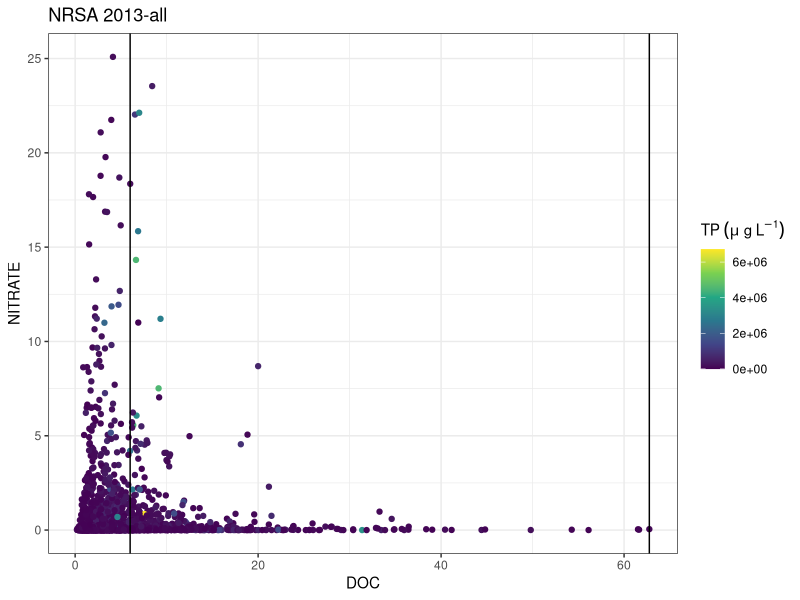
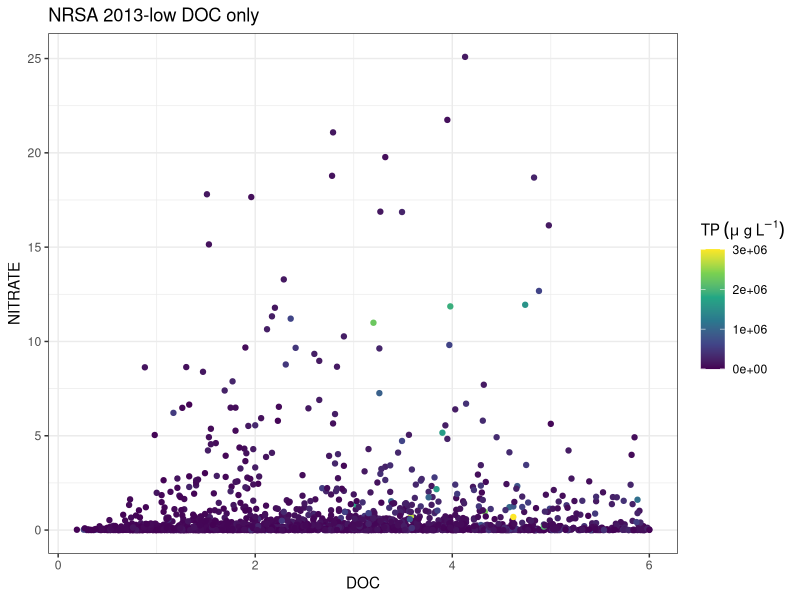
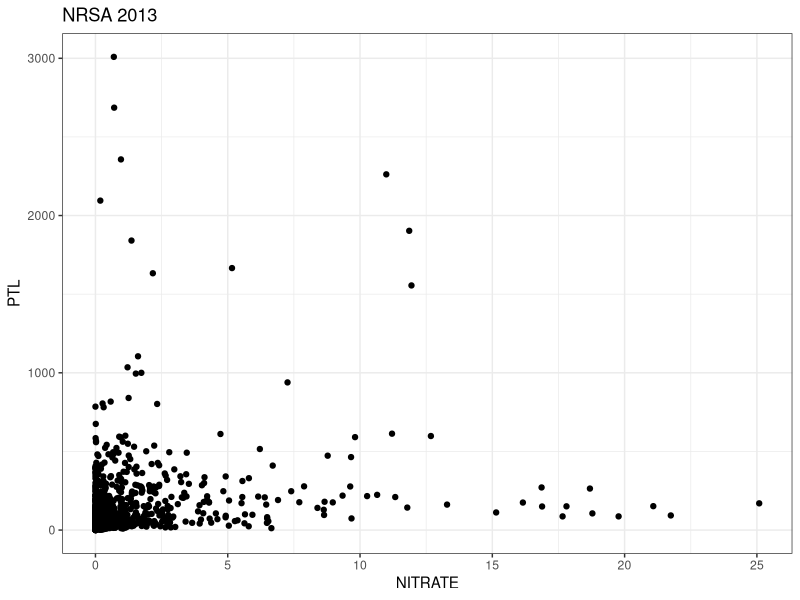
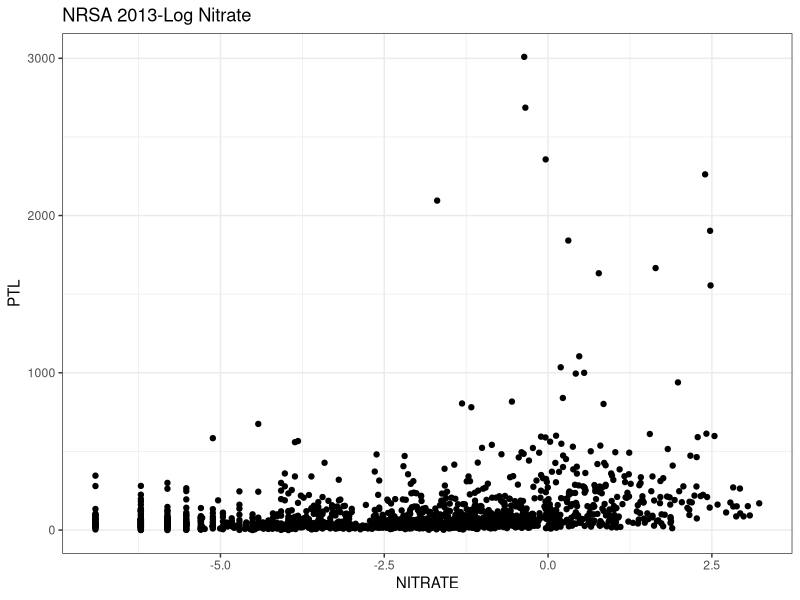
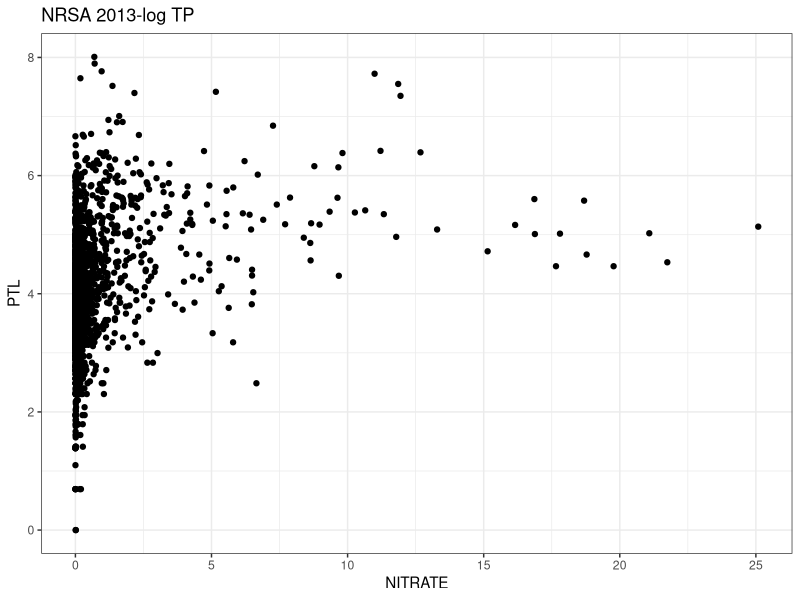
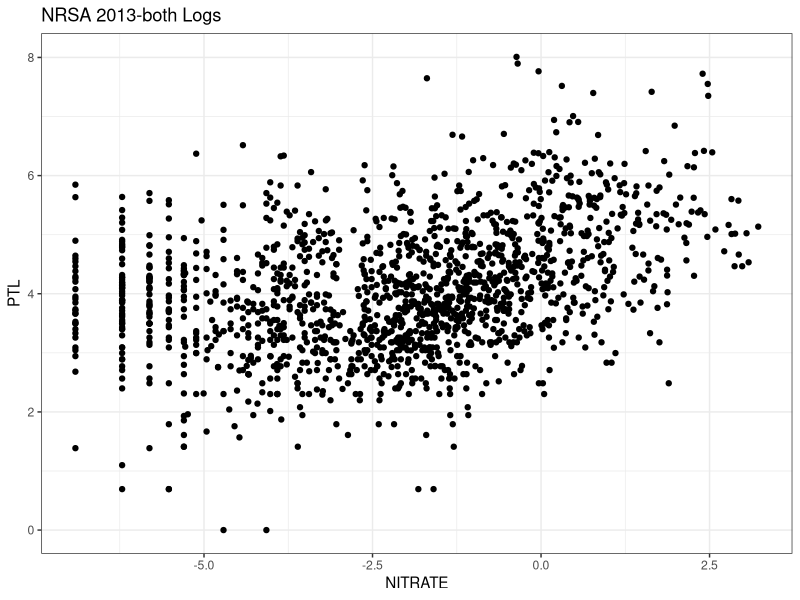
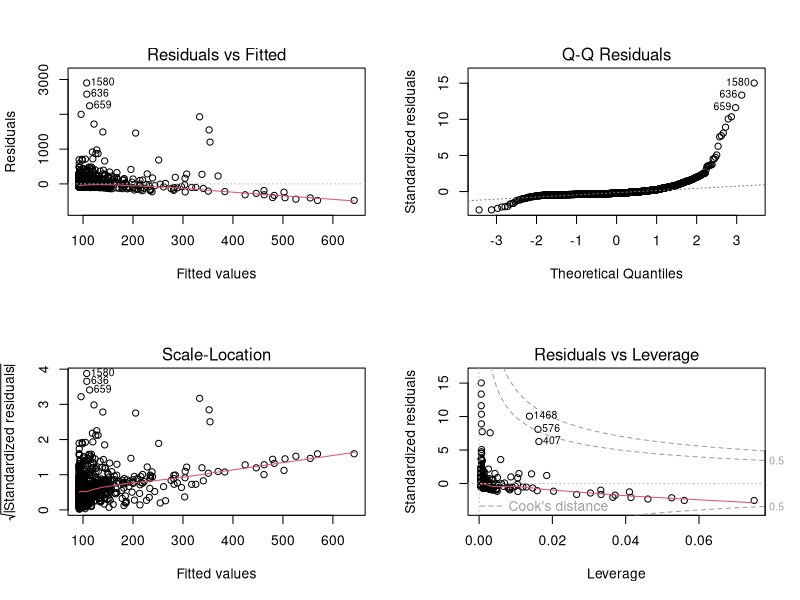
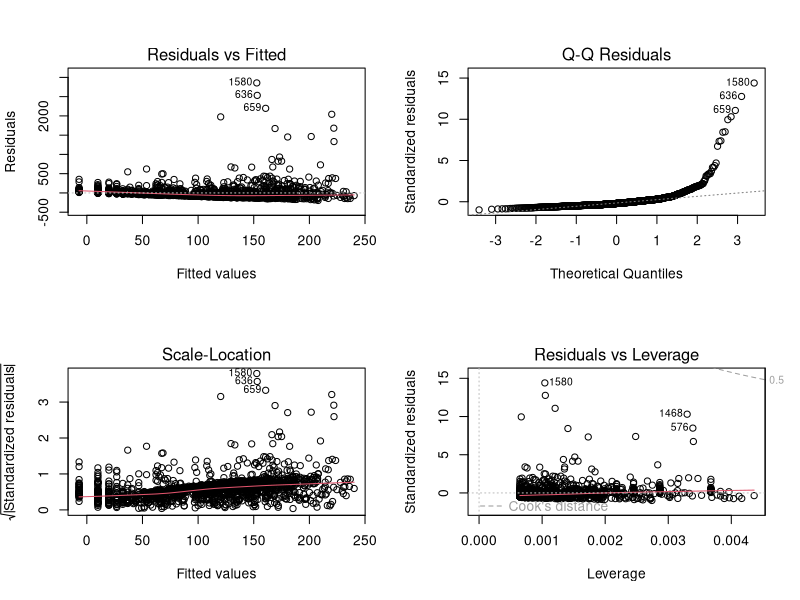

Write R code to recreate these figures, in order.
## ---- chunk 1
knitr::opts_chunk$set(echo = TRUE)

library(ggplot2)
library(tidyverse)

setwd("~/STOICH.Aim1/Code/SWulfing")


ggplotRegression <- function (fit) {
  
  require(ggplot2)
  
  ggplot(fit$model, aes_string(x = names(fit$model)[2], y = names(fit$model)[1])) + 
    geom_point() +
    stat_smooth(method = "lm", col = "red") +
    labs(title = paste("Adj R2 = ",signif(summary(fit)$adj.r.squared, 5),
                       "Intercept =",signif(fit$coef[[1]],5 ),
                       " Slope =",signif(fit$coef[[2]], 5),
                       " P =",signif(summary(fit)$coef[2,4], 5)))
}

test_data <- data.frame(read.csv("ChemData_NLArs2013.csv"))
## ---- chunk 2
test_dataLOGS <- test_data %>%
  mutate(log_Nitrate = log(NITRATE_N_RESULT)) %>%
  mutate(log_TP = log(PTL_RESULT)) %>%
  mutate(log_DOC = log(DOC_RESULT))
                                   # Duplicate data
test_dataLOGS$log_Nitrate[is.na(test_dataLOGS$log_Nitrate) | test_dataLOGS$log_Nitrate == "-Inf"] <- NA
test_dataLOGS$log_TP[is.na(test_dataLOGS$log_TP) | test_dataLOGS$log_TP == "-Inf"] <- NA

quantile(test_dataLOGS$DOC_RESULT)

q4 <- quantile(test_dataLOGS$DOC_RESULT)[4]
q5 <- quantile(test_dataLOGS$DOC_RESULT)[5]

lowDOC_data <- test_dataLOGS %>%
  filter(DOC_RESULT < quantile(test_data$DOC_RESULT)[4])

par(mfrow = c(1,2))
p <- ggplot(test_data) +
  geom_point(aes(DOC_RESULT, NITRATE_N_RESULT, color = PTL_RESULT * 1000)) +
  scale_color_viridis_c("TP"~(mu~g~L^-1)) +
  theme_bw() +
  labs(title = "NRSA 2013-all",
       x = "DOC", y = "NITRATE")
p + geom_vline(aes(xintercept = q4)) + geom_vline(aes(xintercept = q5))


ggplot(lowDOC_data) +
  geom_point(aes(DOC_RESULT, NITRATE_N_RESULT, color = PTL_RESULT * 1000)) +
  scale_color_viridis_c("TP"~(mu~g~L^-1)) +
  theme_bw() +
  labs(title = "NRSA 2013-low DOC only",
       x = "DOC", y = "NITRATE")
## ---- chunk 3

ggplot(lowDOC_data) +
  geom_point(aes(NITRATE_N_RESULT,  PTL_RESULT)) +
  theme_bw() +
  labs(title = "NRSA 2013",
       x = "NITRATE", y = "PTL")

ggplot(lowDOC_data) +
  geom_point(aes(log_Nitrate,  PTL_RESULT)) +
  theme_bw() +
  labs(title = "NRSA 2013-Log Nitrate",
       x = "NITRATE", y = "PTL")

ggplot(lowDOC_data) +
  geom_point(aes(NITRATE_N_RESULT,  log_TP)) +
  theme_bw() +
  labs(title = "NRSA 2013-log TP",
       x = "NITRATE", y = "PTL")

ggplot(lowDOC_data) +
  geom_point(aes(log_Nitrate,  log_TP)) +
  theme_bw() +
  labs(title = "NRSA 2013-both Logs",
       x = "NITRATE", y = "PTL")


par(mfrow=c(2,2))
model_2013 <- lm(PTL_RESULT~NITRATE_N_RESULT, data = lowDOC_data)
summary(model_2013)
plot(model_2013)

par(mfrow=c(2,2))
model_Nitratelog <- lm(PTL_RESULT~log_Nitrate, data = lowDOC_data)
summary(model_Nitratelog)
plot(model_Nitratelog)

par(mfrow=c(2,2))
model_TPlog <- lm(log_TP~NITRATE_N_RESULT, data = lowDOC_data)
summary(model_TPlog)
plot(model_TPlog)

par(mfrow=c(2,2))
model_logs <- lm(log_TP~log_Nitrate, data = lowDOC_data)
summary(model_logs)
plot(model_logs)
